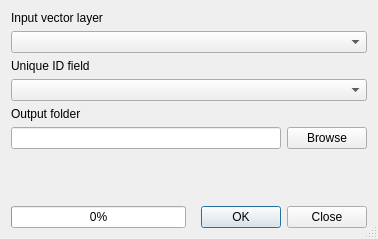
<?xml version="1.0" encoding="UTF-8"?>
<ui version="4.0">
 <class>Dialog</class>
 <widget class="QDialog" name="Dialog">
  <property name="windowModality">
   <enum>Qt::NonModal</enum>
  </property>
  <property name="geometry">
   <rect>
    <x>0</x>
    <y>0</y>
    <width>378</width>
    <height>239</height>
   </rect>
  </property>
  <property name="windowTitle">
   <string>Vector Split</string>
  </property>
  <property name="sizeGripEnabled">
   <bool>true</bool>
  </property>
  <layout class="QGridLayout" name="gridLayout">
   <item row="5" column="0" colspan="2">
    <layout class="QHBoxLayout">
     <item>
      <widget class="QLineEdit" name="outShape">
       <property name="readOnly">
        <bool>true</bool>
       </property>
      </widget>
     </item>
     <item>
      <widget class="QPushButton" name="toolOut">
       <property name="text">
        <string>Browse</string>
       </property>
      </widget>
     </item>
    </layout>
   </item>
   <item row="2" column="0" colspan="2">
    <widget class="QLabel" name="label_4">
     <property name="text">
      <string>Unique ID field</string>
     </property>
    </widget>
   </item>
   <item row="3" column="0" colspan="2">
    <widget class="QComboBox" name="inField"/>
   </item>
   <item row="1" column="0" colspan="2">
    <widget class="QComboBox" name="inShape"/>
   </item>
   <item row="4" column="0" colspan="2">
    <widget class="QLabel" name="label_2">
     <property name="text">
      <string>Output folder</string>
     </property>
    </widget>
   </item>
   <item row="0" column="0" colspan="2">
    <widget class="QLabel" name="label_3">
     <property name="text">
      <string>Input vector layer</string>
     </property>
    </widget>
   </item>
   <item row="7" column="0">
    <widget class="QProgressBar" name="progressBar">
     <property name="value">
      <number>0</number>
     </property>
     <property name="alignment">
      <set>Qt::AlignHCenter</set>
     </property>
     <property name="textVisible">
      <bool>true</bool>
     </property>
    </widget>
   </item>
   <item row="7" column="1">
    <widget class="QDialogButtonBox" name="buttonBox_2">
     <property name="orientation">
      <enum>Qt::Horizontal</enum>
     </property>
     <property name="standardButtons">
      <set>QDialogButtonBox::Close|QDialogButtonBox::Ok</set>
     </property>
    </widget>
   </item>
   <item row="6" column="0" colspan="2">
    <spacer>
     <property name="orientation">
      <enum>Qt::Vertical</enum>
     </property>
     <property name="sizeHint" stdset="0">
      <size>
       <width>20</width>
       <height>40</height>
      </size>
     </property>
    </spacer>
   </item>
  </layout>
 </widget>
 <resources/>
 <connections>
  <connection>
   <sender>buttonBox_2</sender>
   <signal>accepted()</signal>
   <receiver>Dialog</receiver>
   <slot>accept()</slot>
   <hints>
    <hint type="sourcelabel">
     <x>124</x>
     <y>355</y>
    </hint>
    <hint type="destinationlabel">
     <x>215</x>
     <y>290</y>
    </hint>
   </hints>
  </connection>
  <connection>
   <sender>buttonBox_2</sender>
   <signal>rejected()</signal>
   <receiver>Dialog</receiver>
   <slot>close()</slot>
   <hints>
    <hint type="sourcelabel">
     <x>50</x>
     <y>350</y>
    </hint>
    <hint type="destinationlabel">
     <x>132</x>
     <y>239</y>
    </hint>
   </hints>
  </connection>
 </connections>
</ui>
